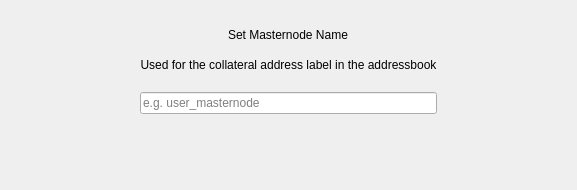
        <widget class="QWidget" name="page_2">
         <layout class="QVBoxLayout" name="verticalLayout_2" stretch="0,0,0,3,0,0">
          <property name="spacing">
           <number>0</number>
          </property>
          <property name="leftMargin">
           <number>140</number>
          </property>
          <property name="topMargin">
           <number>12</number>
          </property>
          <property name="rightMargin">
           <number>140</number>
          </property>
          <property name="bottomMargin">
           <number>12</number>
          </property>
          <item alignment="Qt::AlignHCenter">
           <widget class="QLabel" name="labelTitle3">
            <property name="minimumSize">
             <size>
              <width>0</width>
              <height>46</height>
             </size>
            </property>
            <property name="maximumSize">
             <size>
              <width>16777215</width>
              <height>46</height>
             </size>
            </property>
            <property name="text">
             <string>Set Masternode Name</string>
            </property>
           </widget>
          </item>
          <item alignment="Qt::AlignHCenter">
           <widget class="QLabel" name="labelSubtitleName">
            <property name="maximumSize">
             <size>
              <width>16777215</width>
              <height>28</height>
             </size>
            </property>
            <property name="text">
             <string>Used for the collateral address label in the addressbook</string>
            </property>
            <property name="alignment">
             <set>Qt::AlignCenter</set>
            </property>
            <property name="wordWrap">
             <bool>false</bool>
            </property>
           </widget>
          </item>
          <item>
           <spacer name="verticalSpacer_1_4">
            <property name="orientation">
             <enum>Qt::Vertical</enum>
            </property>
            <property name="sizeType">
             <enum>QSizePolicy::Fixed</enum>
            </property>
            <property name="sizeHint" stdset="0">
             <size>
              <width>20</width>
              <height>20</height>
             </size>
            </property>
           </spacer>
          </item>
          <item>
           <widget class="QLineEdit" name="lineEditName">
            <property name="maxLength">
             <number>25</number>
            </property>
            <property name="placeholderText">
             <string notr="true">e.g. user_masternode</string>
            </property>
           </widget>
          </item>
          <item>
           <spacer name="verticalSpacer_1_5">
            <property name="orientation">
             <enum>Qt::Vertical</enum>
            </property>
            <property name="sizeType">
             <enum>QSizePolicy::Fixed</enum>
            </property>
            <property name="sizeHint" stdset="0">
             <size>
              <width>20</width>
              <height>50</height>
             </size>
            </property>
           </spacer>
          </item>
          <item>
           <widget class="QLabel" name="labelMessage3">
            <property name="alignment">
             <set>Qt::AlignHCenter|Qt::AlignTop</set>
            </property>
            <property name="wordWrap">
             <bool>true</bool>
            </property>
           </widget>
          </item>
         </layout>
        </widget>
